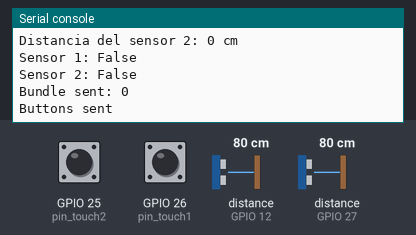
A program run on a simulated ESP32 board running MicroPython. Shown: the last lines printed to the serial console. Inputs (shaded band) come from the test bench; at power-on: GPIO 25 (pin_touch2) HIGH, distance to the obstacle (sensors on GPIO 12, GPIO 27) 80 cm, GPIO 26 (pin_touch1) HIGH. The echo pulse lasts 58.3 µs per cm.

Above: at 1.2 s.
1.3 s: GPIO 25 (pin_touch2) pulled LOW for 0.25 s
3.0 s: distance to the obstacle (sensor on GPIO 12) set to 2 cm
At 3.18 s:
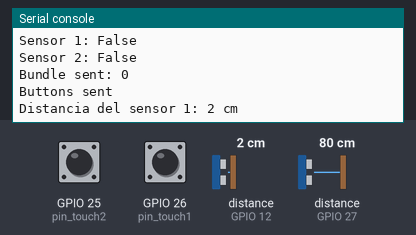
4.5 s: distance to the obstacle (sensor on GPIO 27) set to 2 cm
At 4.64 s:
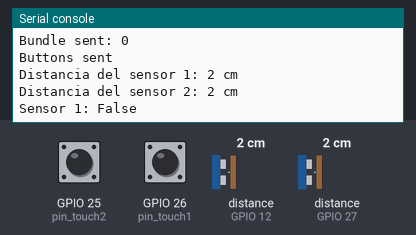
6.0 s: GPIO 26 (pin_touch1) pulled LOW for 0.25 s
7.7 s: distance to the obstacle (sensor on GPIO 12) set to 4 cm
At 8.45 s:
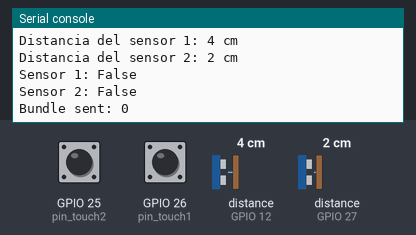
9.2 s: distance to the obstacle (sensor on GPIO 27) set to 4 cm
At 9.38 s:
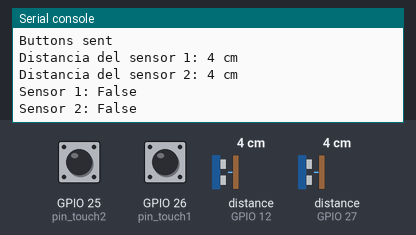
Timing chart, 0 to 11.7 s (numbered marks = the images above; inputs shaded):
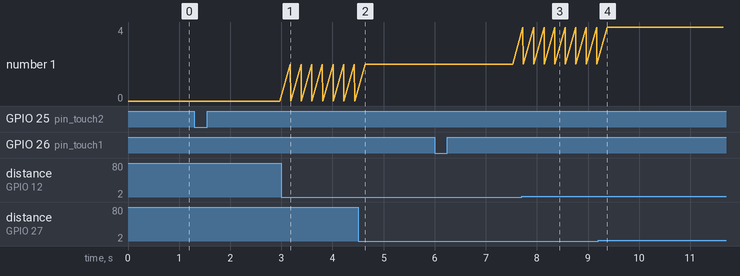

Measured:
- after the input at 3.0 s, the serial console: prints a new line after 0.18 s (image 1)
- after the input at 4.5 s, the serial console: prints a new line after 0.14 s (image 2)
- after the input at 7.7 s, the serial console: prints a new line at once (image 3)
- after the input at 9.2 s, the serial console: prints a new line after 0.18 s (image 4)

The program:

controller.py
```python
import machine
import time
from uosc.client import Bundle, Client, create_message

# Definir los pines GPIO Sensor de Distancia
trig_pin1 = machine.Pin(13, machine.Pin.OUT)
echo_pin1 = machine.Pin(12, machine.Pin.IN)

trig_pin2 = machine.Pin(14, machine.Pin.OUT)
echo_pin2 = machine.Pin(27, machine.Pin.IN)

# Configuración de los pines para los sensores táctiles
pin_touch1 = machine.Pin(26, machine.Pin.IN, machine.Pin.PULL_UP)
pin_touch2 = machine.Pin(25, machine.Pin.IN, machine.Pin.PULL_UP)

# Función para medir la distancia
def measure_distance(trig_pin, echo_pin):
    # Enviar pulso al sensor
    trig_pin.value(0)
    time.sleep_us(2)
    trig_pin.value(1)
    time.sleep_us(10)
    trig_pin.value(0)

    # Medir la duración del eco
    duration = machine.time_pulse_us(echo_pin, 1, 3000)

    # Calcular la distancia en cm
    distance = duration / 58

    return int(distance)  # Convertir distancia a entero

# Set the IP address and port of the OSC server (the device receiving the messages)
ip = "192.168.60.95"
port = 8001

# Create an OSC client
osc = Client(ip, port)

# Bucle principal
while True:
    # Medir la distancia del primer sensor
    distance1 = measure_distance(trig_pin1, echo_pin1)
    print("Distancia del sensor 1:", distance1, "cm")

    # Medir la distancia del segundo sensor
    distance2 = measure_distance(trig_pin2, echo_pin2)
    print("Distancia del sensor 2:", distance2, "cm")

    # Leemos el estado de los sensores táctiles
    touch1 = not pin_touch1.value()
    touch2 = not pin_touch2.value()

    # Imprimimos el estado de los sensores táctiles
    print("Sensor 1:", touch1)
    print("Sensor 2:", touch2)

    # Esperamos un segundo antes de volver a leer los sensores
    time.sleep(0.1)

    # You can also send multiple messages in a bundle
    bundle = Bundle(
        create_message("/tounity/slider1", distance1),
        create_message("/tounity/slider2", distance2),
    )
    osc.send(bundle)
    print("Bundle sent:", bundle)

    if touch1:
        osc.send(create_message("/tounity/jump", 0))
    else:
        osc.send(create_message("/tounity/jump", 3))

    if touch2:
        osc.send(create_message("/tounity/luz", 1))
    else:
        osc.send(create_message("/tounity/luz", 0))
    print("Buttons sent")

    #esperamos a enviar el mensaje
    time.sleep(0.1)
    
```
